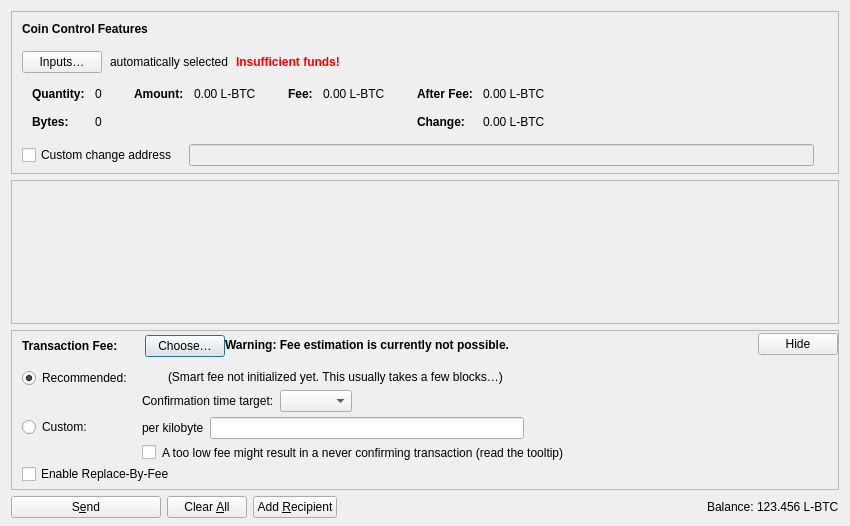
<?xml version="1.0" encoding="UTF-8"?>
<ui version="4.0">
 <class>SendCoinsDialog</class>
 <widget class="QDialog" name="SendCoinsDialog">
  <property name="geometry">
   <rect>
    <x>0</x>
    <y>0</y>
    <width>850</width>
    <height>526</height>
   </rect>
  </property>
  <property name="windowTitle">
   <string>Send Coins</string>
  </property>
  <layout class="QVBoxLayout" name="verticalLayout" stretch="0,1,0,0">
   <property name="bottomMargin">
    <number>8</number>
   </property>
   <item>
    <widget class="QFrame" name="frameCoinControl">
     <property name="sizePolicy">
      <sizepolicy hsizetype="Expanding" vsizetype="Expanding">
       <horstretch>0</horstretch>
       <verstretch>0</verstretch>
      </sizepolicy>
     </property>
     <property name="maximumSize">
      <size>
       <width>16777215</width>
       <height>16777215</height>
      </size>
     </property>
     <property name="frameShape">
      <enum>QFrame::StyledPanel</enum>
     </property>
     <property name="frameShadow">
      <enum>QFrame::Sunken</enum>
     </property>
     <layout class="QVBoxLayout" name="verticalLayoutCoinControl2">
      <property name="spacing">
       <number>0</number>
      </property>
      <property name="leftMargin">
       <number>0</number>
      </property>
      <property name="topMargin">
       <number>0</number>
      </property>
      <property name="rightMargin">
       <number>0</number>
      </property>
      <property name="bottomMargin">
       <number>6</number>
      </property>
      <item>
       <layout class="QVBoxLayout" name="verticalLayoutCoinControl" stretch="0,0,0,0,1">
        <property name="spacing">
         <number>0</number>
        </property>
        <property name="leftMargin">
         <number>10</number>
        </property>
        <property name="topMargin">
         <number>10</number>
        </property>
        <item>
         <layout class="QHBoxLayout" name="horizontalLayoutCoinControl1">
          <property name="bottomMargin">
           <number>15</number>
          </property>
          <item>
           <widget class="QLabel" name="labelCoinControlFeatures">
            <property name="sizePolicy">
             <sizepolicy hsizetype="Preferred" vsizetype="Maximum">
              <horstretch>0</horstretch>
              <verstretch>0</verstretch>
             </sizepolicy>
            </property>
            <property name="font">
             <font>
              <weight>75</weight>
              <bold>true</bold>
             </font>
            </property>
            <property name="styleSheet">
             <string notr="true">font-weight:bold;</string>
            </property>
            <property name="text">
             <string>Coin Control Features</string>
            </property>
           </widget>
          </item>
         </layout>
        </item>
        <item>
         <layout class="QHBoxLayout" name="horizontalLayoutCoinControl2" stretch="0,0,0,0">
          <property name="spacing">
           <number>8</number>
          </property>
          <property name="bottomMargin">
           <number>10</number>
          </property>
          <item>
           <widget class="QPushButton" name="pushButtonCoinControl">
            <property name="styleSheet">
             <string notr="true"/>
            </property>
            <property name="text">
             <string>Inputs…</string>
            </property>
            <property name="autoDefault">
             <bool>false</bool>
            </property>
           </widget>
          </item>
          <item>
           <widget class="QLabel" name="labelCoinControlAutomaticallySelected">
            <property name="text">
             <string>automatically selected</string>
            </property>
            <property name="margin">
             <number>5</number>
            </property>
           </widget>
          </item>
          <item>
           <widget class="QLabel" name="labelCoinControlInsuffFunds">
            <property name="font">
             <font>
              <weight>75</weight>
              <bold>true</bold>
             </font>
            </property>
            <property name="styleSheet">
             <string notr="true">color:red;font-weight:bold;</string>
            </property>
            <property name="text">
             <string>Insufficient funds!</string>
            </property>
            <property name="margin">
             <number>5</number>
            </property>
           </widget>
          </item>
          <item>
           <spacer name="horizontalSpacerCoinControl">
            <property name="orientation">
             <enum>Qt::Horizontal</enum>
            </property>
            <property name="sizeHint" stdset="0">
             <size>
              <width>40</width>
              <height>1</height>
             </size>
            </property>
           </spacer>
          </item>
         </layout>
        </item>
        <item>
         <widget class="QWidget" name="widgetCoinControl" native="true">
          <property name="sizePolicy">
           <sizepolicy hsizetype="Preferred" vsizetype="Preferred">
            <horstretch>0</horstretch>
            <verstretch>0</verstretch>
           </sizepolicy>
          </property>
          <property name="minimumSize">
           <size>
            <width>0</width>
            <height>0</height>
           </size>
          </property>
          <property name="styleSheet">
           <string notr="true"/>
          </property>
          <layout class="QHBoxLayout" name="horizontalLayoutCoinControl5">
           <property name="leftMargin">
            <number>0</number>
           </property>
           <property name="topMargin">
            <number>0</number>
           </property>
           <property name="rightMargin">
            <number>0</number>
           </property>
           <property name="bottomMargin">
            <number>0</number>
           </property>
           <item>
            <layout class="QHBoxLayout" name="horizontalLayoutCoinControl3" stretch="0,0,0,1">
             <property name="spacing">
              <number>20</number>
             </property>
             <property name="topMargin">
              <number>0</number>
             </property>
             <property name="bottomMargin">
              <number>10</number>
             </property>
             <item>
              <layout class="QFormLayout" name="formLayoutCoinControl1">
               <property name="labelAlignment">
                <set>Qt::AlignLeft|Qt::AlignVCenter</set>
               </property>
               <property name="horizontalSpacing">
                <number>10</number>
               </property>
               <property name="verticalSpacing">
                <number>14</number>
               </property>
               <property name="leftMargin">
                <number>10</number>
               </property>
               <property name="topMargin">
                <number>4</number>
               </property>
               <property name="rightMargin">
                <number>6</number>
               </property>
               <item row="0" column="0">
                <widget class="QLabel" name="labelCoinControlQuantityText">
                 <property name="font">
                  <font>
                   <weight>75</weight>
                   <bold>true</bold>
                  </font>
                 </property>
                 <property name="text">
                  <string>Quantity:</string>
                 </property>
                 <property name="margin">
                  <number>0</number>
                 </property>
                </widget>
               </item>
               <item row="0" column="1">
                <widget class="QLabel" name="labelCoinControlQuantity">
                 <property name="cursor">
                  <cursorShape>IBeamCursor</cursorShape>
                 </property>
                 <property name="contextMenuPolicy">
                  <enum>Qt::ActionsContextMenu</enum>
                 </property>
                 <property name="text">
                  <string notr="true">0</string>
                 </property>
                 <property name="margin">
                  <number>0</number>
                 </property>
                 <property name="textInteractionFlags">
                  <set>Qt::LinksAccessibleByMouse|Qt::TextSelectableByKeyboard|Qt::TextSelectableByMouse</set>
                 </property>
                </widget>
               </item>
               <item row="1" column="0">
                <widget class="QLabel" name="labelCoinControlBytesText">
                 <property name="font">
                  <font>
                   <weight>75</weight>
                   <bold>true</bold>
                  </font>
                 </property>
                 <property name="text">
                  <string>Bytes:</string>
                 </property>
                </widget>
               </item>
               <item row="1" column="1">
                <widget class="QLabel" name="labelCoinControlBytes">
                 <property name="cursor">
                  <cursorShape>IBeamCursor</cursorShape>
                 </property>
                 <property name="contextMenuPolicy">
                  <enum>Qt::ActionsContextMenu</enum>
                 </property>
                 <property name="text">
                  <string notr="true">0</string>
                 </property>
                 <property name="textInteractionFlags">
                  <set>Qt::LinksAccessibleByMouse|Qt::TextSelectableByKeyboard|Qt::TextSelectableByMouse</set>
                 </property>
                </widget>
               </item>
              </layout>
             </item>
             <item>
              <layout class="QFormLayout" name="formLayoutCoinControl2">
               <property name="horizontalSpacing">
                <number>10</number>
               </property>
               <property name="verticalSpacing">
                <number>14</number>
               </property>
               <property name="leftMargin">
                <number>6</number>
               </property>
               <property name="topMargin">
                <number>4</number>
               </property>
               <property name="rightMargin">
                <number>6</number>
               </property>
               <item row="0" column="0">
                <widget class="QLabel" name="labelCoinControlAmountText">
                 <property name="font">
                  <font>
                   <weight>75</weight>
                   <bold>true</bold>
                  </font>
                 </property>
                 <property name="text">
                  <string>Amount:</string>
                 </property>
                 <property name="margin">
                  <number>0</number>
                 </property>
                </widget>
               </item>
               <item row="0" column="1">
                <widget class="QLabel" name="labelCoinControlAmount">
                 <property name="cursor">
                  <cursorShape>IBeamCursor</cursorShape>
                 </property>
                 <property name="contextMenuPolicy">
                  <enum>Qt::ActionsContextMenu</enum>
                 </property>
                 <property name="text">
                  <string notr="true">0.00 L-BTC</string>
                 </property>
                 <property name="textInteractionFlags">
                  <set>Qt::LinksAccessibleByMouse|Qt::TextSelectableByKeyboard|Qt::TextSelectableByMouse</set>
                 </property>
                </widget>
               </item>
              </layout>
             </item>
             <item>
              <layout class="QFormLayout" name="formLayoutCoinControl3">
               <property name="horizontalSpacing">
                <number>10</number>
               </property>
               <property name="verticalSpacing">
                <number>14</number>
               </property>
               <property name="leftMargin">
                <number>6</number>
               </property>
               <property name="topMargin">
                <number>4</number>
               </property>
               <property name="rightMargin">
                <number>6</number>
               </property>
               <item row="0" column="0">
                <widget class="QLabel" name="labelCoinControlFeeText">
                 <property name="font">
                  <font>
                   <weight>75</weight>
                   <bold>true</bold>
                  </font>
                 </property>
                 <property name="text">
                  <string>Fee:</string>
                 </property>
                 <property name="margin">
                  <number>0</number>
                 </property>
                </widget>
               </item>
               <item row="0" column="1">
                <widget class="QLabel" name="labelCoinControlFee">
                 <property name="cursor">
                  <cursorShape>IBeamCursor</cursorShape>
                 </property>
                 <property name="contextMenuPolicy">
                  <enum>Qt::ActionsContextMenu</enum>
                 </property>
                 <property name="text">
                  <string notr="true">0.00 L-BTC</string>
                 </property>
                 <property name="textInteractionFlags">
                  <set>Qt::LinksAccessibleByMouse|Qt::TextSelectableByKeyboard|Qt::TextSelectableByMouse</set>
                 </property>
                </widget>
               </item>
              </layout>
             </item>
             <item>
              <layout class="QFormLayout" name="formLayoutCoinControl4">
               <property name="labelAlignment">
                <set>Qt::AlignLeft|Qt::AlignVCenter</set>
               </property>
               <property name="horizontalSpacing">
                <number>10</number>
               </property>
               <property name="verticalSpacing">
                <number>14</number>
               </property>
               <property name="leftMargin">
                <number>6</number>
               </property>
               <property name="topMargin">
                <number>4</number>
               </property>
               <property name="rightMargin">
                <number>6</number>
               </property>
               <item row="0" column="0">
                <widget class="QLabel" name="labelCoinControlAfterFeeText">
                 <property name="font">
                  <font>
                   <weight>75</weight>
                   <bold>true</bold>
                  </font>
                 </property>
                 <property name="text">
                  <string>After Fee:</string>
                 </property>
                 <property name="margin">
                  <number>0</number>
                 </property>
                </widget>
               </item>
               <item row="0" column="1">
                <widget class="QLabel" name="labelCoinControlAfterFee">
                 <property name="cursor">
                  <cursorShape>IBeamCursor</cursorShape>
                 </property>
                 <property name="contextMenuPolicy">
                  <enum>Qt::ActionsContextMenu</enum>
                 </property>
                 <property name="text">
                  <string notr="true">0.00 L-BTC</string>
                 </property>
                 <property name="textInteractionFlags">
                  <set>Qt::LinksAccessibleByMouse|Qt::TextSelectableByKeyboard|Qt::TextSelectableByMouse</set>
                 </property>
                </widget>
               </item>
               <item row="1" column="0">
                <widget class="QLabel" name="labelCoinControlChangeText">
                 <property name="font">
                  <font>
                   <weight>75</weight>
                   <bold>true</bold>
                  </font>
                 </property>
                 <property name="text">
                  <string>Change:</string>
                 </property>
                </widget>
               </item>
               <item row="1" column="1">
                <widget class="QLabel" name="labelCoinControlChange">
                 <property name="cursor">
                  <cursorShape>IBeamCursor</cursorShape>
                 </property>
                 <property name="contextMenuPolicy">
                  <enum>Qt::ActionsContextMenu</enum>
                 </property>
                 <property name="text">
                  <string notr="true">0.00 L-BTC</string>
                 </property>
                 <property name="textInteractionFlags">
                  <set>Qt::LinksAccessibleByMouse|Qt::TextSelectableByKeyboard|Qt::TextSelectableByMouse</set>
                 </property>
                </widget>
               </item>
              </layout>
             </item>
            </layout>
           </item>
          </layout>
         </widget>
        </item>
        <item>
         <layout class="QHBoxLayout" name="horizontalLayoutCoinControl4" stretch="0,0,0">
          <property name="spacing">
           <number>12</number>
          </property>
          <property name="sizeConstraint">
           <enum>QLayout::SetDefaultConstraint</enum>
          </property>
          <property name="topMargin">
           <number>5</number>
          </property>
          <property name="rightMargin">
           <number>5</number>
          </property>
          <item>
           <widget class="QCheckBox" name="checkBoxCoinControlChange">
            <property name="toolTip">
             <string>If this is activated, but the change address is empty or invalid, change will be sent to a newly generated address.</string>
            </property>
            <property name="text">
             <string>Custom change address</string>
            </property>
           </widget>
          </item>
          <item>
           <widget class="QValidatedLineEdit" name="lineEditCoinControlChange">
            <property name="enabled">
             <bool>false</bool>
            </property>
            <property name="sizePolicy">
             <sizepolicy hsizetype="Expanding" vsizetype="Fixed">
              <horstretch>0</horstretch>
              <verstretch>0</verstretch>
             </sizepolicy>
            </property>
           </widget>
          </item>
          <item>
           <widget class="QLabel" name="labelCoinControlChangeLabel">
            <property name="sizePolicy">
             <sizepolicy hsizetype="Preferred" vsizetype="Expanding">
              <horstretch>0</horstretch>
              <verstretch>0</verstretch>
             </sizepolicy>
            </property>
            <property name="minimumSize">
             <size>
              <width>0</width>
              <height>0</height>
             </size>
            </property>
            <property name="text">
             <string/>
            </property>
            <property name="margin">
             <number>3</number>
            </property>
           </widget>
          </item>
         </layout>
        </item>
        <item>
         <spacer name="verticalSpacerCoinControl">
          <property name="orientation">
           <enum>Qt::Vertical</enum>
          </property>
          <property name="sizeHint" stdset="0">
           <size>
            <width>800</width>
            <height>1</height>
           </size>
          </property>
         </spacer>
        </item>
       </layout>
      </item>
     </layout>
    </widget>
   </item>
   <item>
    <widget class="QScrollArea" name="scrollArea">
     <property name="widgetResizable">
      <bool>true</bool>
     </property>
     <widget class="QWidget" name="scrollAreaWidgetContents">
      <property name="geometry">
       <rect>
        <x>0</x>
        <y>0</y>
        <width>830</width>
        <height>104</height>
       </rect>
      </property>
      <layout class="QVBoxLayout" name="verticalLayout_2" stretch="0,1">
       <property name="leftMargin">
        <number>0</number>
       </property>
       <property name="topMargin">
        <number>0</number>
       </property>
       <property name="rightMargin">
        <number>0</number>
       </property>
       <property name="bottomMargin">
        <number>0</number>
       </property>
       <item>
        <layout class="QVBoxLayout" name="entries">
         <property name="spacing">
          <number>6</number>
         </property>
        </layout>
       </item>
       <item>
        <spacer name="verticalSpacer">
         <property name="orientation">
          <enum>Qt::Vertical</enum>
         </property>
         <property name="sizeHint" stdset="0">
          <size>
           <width>20</width>
           <height>40</height>
          </size>
         </property>
        </spacer>
       </item>
      </layout>
     </widget>
    </widget>
   </item>
   <item>
    <widget class="QFrame" name="frameFee">
     <property name="sizePolicy">
      <sizepolicy hsizetype="Expanding" vsizetype="Expanding">
       <horstretch>0</horstretch>
       <verstretch>0</verstretch>
      </sizepolicy>
     </property>
     <property name="maximumSize">
      <size>
       <width>16777215</width>
       <height>16777215</height>
      </size>
     </property>
     <property name="frameShape">
      <enum>QFrame::StyledPanel</enum>
     </property>
     <property name="frameShadow">
      <enum>QFrame::Sunken</enum>
     </property>
     <layout class="QVBoxLayout" name="verticalLayoutFee1">
      <property name="spacing">
       <number>0</number>
      </property>
      <property name="leftMargin">
       <number>0</number>
      </property>
      <property name="topMargin">
       <number>0</number>
      </property>
      <property name="rightMargin">
       <number>0</number>
      </property>
      <property name="bottomMargin">
       <number>0</number>
      </property>
      <item>
       <layout class="QVBoxLayout" name="verticalLayoutFee2" stretch="0,0,0">
        <property name="spacing">
         <number>0</number>
        </property>
        <property name="leftMargin">
         <number>10</number>
        </property>
        <property name="topMargin">
         <number>0</number>
        </property>
        <item>
         <layout class="QHBoxLayout" name="horizontalLayoutFee1">
          <property name="bottomMargin">
           <number>0</number>
          </property>
          <item>
           <layout class="QVBoxLayout" name="verticalLayoutFee7">
            <property name="spacing">
             <number>0</number>
            </property>
            <item>
             <spacer name="verticalSpacerSmartFee">
              <property name="orientation">
               <enum>Qt::Vertical</enum>
              </property>
              <property name="sizeType">
               <enum>QSizePolicy::Fixed</enum>
              </property>
              <property name="sizeHint" stdset="0">
               <size>
                <width>1</width>
                <height>4</height>
               </size>
              </property>
             </spacer>
            </item>
            <item>
             <layout class="QHBoxLayout" name="horizontalLayoutSmartFee">
              <property name="spacing">
               <number>10</number>
              </property>
              <item>
               <widget class="QLabel" name="labelFeeHeadline">
                <property name="sizePolicy">
                 <sizepolicy hsizetype="Preferred" vsizetype="Maximum">
                  <horstretch>0</horstretch>
                  <verstretch>0</verstretch>
                 </sizepolicy>
                </property>
                <property name="font">
                 <font>
                  <weight>75</weight>
                  <bold>true</bold>
                 </font>
                </property>
                <property name="styleSheet">
                 <string notr="true">font-weight:bold;</string>
                </property>
                <property name="text">
                 <string>Transaction Fee:</string>
                </property>
               </widget>
              </item>
              <item>
               <widget class="QLabel" name="labelFeeMinimized">
                <property name="text">
                 <string/>
                </property>
               </widget>
              </item>
              <item>
               <widget class="QPushButton" name="buttonChooseFee">
                <property name="text">
                 <string>Choose…</string>
                </property>
               </widget>
              </item>
             </layout>
            </item>
            <item>
             <spacer name="verticalSpacer_5">
              <property name="orientation">
               <enum>Qt::Vertical</enum>
              </property>
              <property name="sizeHint" stdset="0">
               <size>
                <width>1</width>
                <height>1</height>
               </size>
              </property>
             </spacer>
            </item>
           </layout>
          </item>
          <item>
           <widget class="QLabel" name="fallbackFeeWarningLabel">
            <property name="toolTip">
             <string>Using the fallbackfee can result in sending a transaction that will take several hours or days (or never) to confirm. Consider choosing your fee manually or wait until you have validated the complete chain.</string>
            </property>
            <property name="font">
            <font>
                <weight>75</weight>
                <bold>true</bold>
            </font>
            </property>
            <property name="text">
             <string>Warning: Fee estimation is currently not possible.</string>
            </property>
            <property name="wordWrap">
             <bool>false</bool>
            </property>
           </widget>
          </item>
          <item>
           <spacer name="horizontalSpacer_4">
            <property name="orientation">
             <enum>Qt::Horizontal</enum>
            </property>
            <property name="sizeType">
             <enum>QSizePolicy::MinimumExpanding</enum>
            </property>
            <property name="sizeHint" stdset="0">
             <size>
              <width>40</width>
              <height>20</height>
             </size>
            </property>
           </spacer>
          </item>
          <item>
           <widget class="QPushButton" name="buttonMinimizeFee">
            <property name="toolTip">
             <string>Hide transaction fee settings</string>
            </property>
            <property name="text">
             <string>Hide</string>
            </property>
           </widget>
          </item>
         </layout>
        </item>
        <item>
         <widget class="QFrame" name="frameFeeSelection">
          <layout class="QVBoxLayout" name="verticalLayoutFee12">
           <property name="spacing">
            <number>0</number>
           </property>
           <property name="leftMargin">
            <number>0</number>
           </property>
           <property name="topMargin">
            <number>0</number>
           </property>
           <property name="rightMargin">
            <number>0</number>
           </property>
           <property name="bottomMargin">
            <number>0</number>
           </property>
           <item>
            <layout class="QGridLayout" name="gridLayoutFee">
             <property name="topMargin">
              <number>10</number>
             </property>
             <property name="bottomMargin">
              <number>4</number>
             </property>
             <property name="horizontalSpacing">
              <number>10</number>
             </property>
             <property name="verticalSpacing">
              <number>4</number>
             </property>
             <item row="1" column="1">
              <layout class="QVBoxLayout" name="verticalLayoutFee8">
               <property name="spacing">
                <number>6</number>
               </property>
               <item>
                <layout class="QHBoxLayout" name="horizontalLayoutFee13">
                 <item>
                  <widget class="QLabel" name="labelCustomPerKilobyte">
                   <property name="toolTip">
                    <string>Specify a custom fee per kB (1,000 bytes) of the transaction's virtual size.

Note:  Since the fee is calculated on a per-byte basis, a fee rate of "100 satoshis per kvB" for a transaction size of 500 virtual bytes (half of 1 kvB) would ultimately yield a fee of only 50 satoshis.</string>
                   </property>
                   <property name="text">
                    <string>per kilobyte</string>
                   </property>
                  </widget>
                 </item>
                 <item>
                  <widget class="BitcoinAmountField" name="customFee"/>
                 </item>
                 <item>
                  <spacer name="horizontalSpacer_6">
                   <property name="orientation">
                    <enum>Qt::Horizontal</enum>
                   </property>
                   <property name="sizeHint" stdset="0">
                    <size>
                     <width>1</width>
                     <height>1</height>
                    </size>
                   </property>
                  </spacer>
                 </item>
                </layout>
               </item>
               <item>
                <layout class="QHBoxLayout" name="horizontalLayoutFee8">
                 <item>
                  <widget class="QCheckBox" name="checkBoxMinimumFee">
                   <property name="toolTip">
                    <string>Paying only the minimum fee is just fine as long as there is less transaction volume than space in the blocks. But be aware that this can end up in a never confirming transaction once there is more demand for transactions than the network can process.</string>
                   </property>
                   <property name="text">
                    <string/>
                   </property>
                  </widget>
                 </item>
                 <item>
                  <widget class="QLabel" name="labelCustomFeeWarning">
                   <property name="enabled">
                    <bool>true</bool>
                   </property>
                   <property name="toolTip">
                    <string>Paying only the minimum fee is just fine as long as there is less transaction volume than space in the blocks. But be aware that this can end up in a never confirming transaction once there is more demand for transactions than the network can process.</string>
                   </property>
                   <property name="text">
                    <string>A too low fee might result in a never confirming transaction (read the tooltip)</string>
                   </property>
                  </widget>
                 </item>
                 <item>
                  <spacer name="horizontalSpacer_2">
                   <property name="orientation">
                    <enum>Qt::Horizontal</enum>
                   </property>
                   <property name="sizeHint" stdset="0">
                    <size>
                     <width>1</width>
                     <height>1</height>
                    </size>
                   </property>
                  </spacer>
                 </item>
                </layout>
               </item>
              </layout>
             </item>
             <item row="0" column="0">
              <layout class="QVBoxLayout" name="verticalLayoutFee4" stretch="0,1">
               <item>
                <widget class="QRadioButton" name="radioSmartFee">
                 <property name="text">
                  <string>Recommended:</string>
                 </property>
                 <property name="checked">
                  <bool>true</bool>
                 </property>
                 <attribute name="buttonGroup">
                  <string notr="true">groupFee</string>
                 </attribute>
                </widget>
               </item>
               <item>
                <spacer name="verticalSpacer_2">
                 <property name="orientation">
                  <enum>Qt::Vertical</enum>
                 </property>
                 <property name="sizeHint" stdset="0">
                  <size>
                   <width>1</width>
                   <height>1</height>
                  </size>
                 </property>
                </spacer>
               </item>
              </layout>
             </item>
             <item row="1" column="0">
              <layout class="QVBoxLayout" name="verticalLayoutFee9" stretch="0,1">
               <item>
                <widget class="QRadioButton" name="radioCustomFee">
                 <property name="text">
                  <string>Custom:</string>
                 </property>
                 <attribute name="buttonGroup">
                  <string notr="true">groupFee</string>
                 </attribute>
                </widget>
               </item>
               <item>
                <spacer name="verticalSpacer_6">
                 <property name="orientation">
                  <enum>Qt::Vertical</enum>
                 </property>
                 <property name="sizeHint" stdset="0">
                  <size>
                   <width>1</width>
                   <height>1</height>
                  </size>
                 </property>
                </spacer>
               </item>
              </layout>
             </item>
             <item row="0" column="1">
              <layout class="QVBoxLayout" name="verticalLayoutFee3" stretch="0,0,1">
               <property name="spacing">
                <number>6</number>
               </property>
               <property name="topMargin">
                <number>2</number>
               </property>
               <item>
                <layout class="QHBoxLayout" name="horizontalLayoutFee12">
                 <item>
                  <widget class="QLabel" name="labelSmartFee">
                   <property name="text">
                    <string/>
                   </property>
                  </widget>
                 </item>
                 <item>
                  <widget class="QLabel" name="labelFeeEstimation">
                   <property name="text">
                    <string/>
                   </property>
                  </widget>
                 </item>
                 <item>
                  <widget class="QLabel" name="labelSmartFee2">
                   <property name="text">
                    <string>(Smart fee not initialized yet. This usually takes a few blocks…)</string>
                   </property>
                  </widget>
                 </item>
                 <item>
                  <spacer name="horizontalSpacer_5">
                   <property name="orientation">
                    <enum>Qt::Horizontal</enum>
                   </property>
                   <property name="sizeHint" stdset="0">
                    <size>
                     <width>1</width>
                     <height>1</height>
                    </size>
                   </property>
                  </spacer>
                 </item>
                </layout>
               </item>
               <item>
                <layout class="QHBoxLayout" name="horizontalLayoutFee9">
                 <item>
                  <layout class="QVBoxLayout" name="verticalLayoutFee6">
                   <item>
                    <widget class="QLabel" name="labelSmartFee3">
                     <property name="text">
                      <string>Confirmation time target:</string>
                     </property>
                    </widget>
                   </item>
                  </layout>
                 </item>
                 <item>
                  <layout class="QVBoxLayout" name="verticalLayoutFee5">
                   <property name="rightMargin">
                    <number>30</number>
                   </property>
                   <item>
                    <layout class="QHBoxLayout" name="horizontalLayoutConfTarget">
                     <property name="bottomMargin">
                      <number>0</number>
                     </property>
                     <item>
                      <widget class="QComboBox" name="confTargetSelector"/>
                     </item>
                     <item>
                      <spacer name="horizontalSpacerConfTarget">
                       <property name="orientation">
                        <enum>Qt::Horizontal</enum>
                       </property>
                       <property name="sizeHint" stdset="0">
                        <size>
                         <width>40</width>
                         <height>20</height>
                        </size>
                       </property>
                      </spacer>
                     </item>
                    </layout>
                   </item>
                  </layout>
                 </item>
                </layout>
               </item>
               <item>
                <spacer name="verticalSpacer_4">
                 <property name="orientation">
                  <enum>Qt::Vertical</enum>
                 </property>
                 <property name="sizeHint" stdset="0">
                  <size>
                   <width>1</width>
                   <height>1</height>
                  </size>
                 </property>
                </spacer>
               </item>
              </layout>
             </item>
            </layout>
           </item>
           <item>
            <widget class="QCheckBox" name="optInRBF">
             <property name="text">
              <string>Enable Replace-By-Fee</string>
             </property>
             <property name="toolTip">
              <string>With Replace-By-Fee (BIP-125) you can increase a transaction's fee after it is sent. Without this, a higher fee may be recommended to compensate for increased transaction delay risk.</string>
             </property>
            </widget>
           </item>
          </layout>
         </widget>
        </item>
        <item>
         <spacer name="verticalSpacerFee">
          <property name="orientation">
           <enum>Qt::Vertical</enum>
          </property>
          <property name="sizeHint" stdset="0">
           <size>
            <width>40</width>
            <height>5</height>
           </size>
          </property>
         </spacer>
        </item>
       </layout>
      </item>
     </layout>
    </widget>
   </item>
   <item>
    <layout class="QHBoxLayout" name="horizontalLayout">
     <item>
      <widget class="QPushButton" name="sendButton">
       <property name="minimumSize">
        <size>
         <width>150</width>
         <height>0</height>
        </size>
       </property>
       <property name="toolTip">
        <string>Confirm the send action</string>
       </property>
       <property name="text">
        <string>S&amp;end</string>
       </property>
       <property name="icon">
        <iconset resource="../bitcoin.qrc">
         <normaloff>:/icons/send</normaloff>:/icons/send</iconset>
       </property>
       <property name="autoDefault">
        <bool>false</bool>
       </property>
       <property name="default">
        <bool>false</bool>
       </property>
      </widget>
     </item>
     <item>
      <widget class="QPushButton" name="clearButton">
       <property name="sizePolicy">
        <sizepolicy hsizetype="Minimum" vsizetype="Fixed">
         <horstretch>0</horstretch>
         <verstretch>0</verstretch>
        </sizepolicy>
       </property>
       <property name="toolTip">
        <string>Clear all fields of the form.</string>
       </property>
       <property name="text">
        <string>Clear &amp;All</string>
       </property>
       <property name="icon">
        <iconset resource="../bitcoin.qrc">
         <normaloff>:/icons/remove</normaloff>:/icons/remove</iconset>
       </property>
       <property name="autoDefault">
        <bool>false</bool>
       </property>
      </widget>
     </item>
     <item>
      <widget class="QPushButton" name="addButton">
       <property name="toolTip">
        <string>Send to multiple recipients at once</string>
       </property>
       <property name="text">
        <string>Add &amp;Recipient</string>
       </property>
       <property name="icon">
        <iconset resource="../bitcoin.qrc">
         <normaloff>:/icons/add</normaloff>:/icons/add</iconset>
       </property>
       <property name="autoDefault">
        <bool>false</bool>
       </property>
      </widget>
     </item>
     <item>
      <spacer name="horizontalSpacer">
       <property name="orientation">
        <enum>Qt::Horizontal</enum>
       </property>
       <property name="sizeHint" stdset="0">
        <size>
         <width>40</width>
         <height>20</height>
        </size>
       </property>
      </spacer>
     </item>
     <item>
      <layout class="QHBoxLayout" name="horizontalLayout_2">
       <property name="spacing">
        <number>3</number>
       </property>
       <item>
        <widget class="QLabel" name="labelBalanceName">
         <property name="sizePolicy">
          <sizepolicy hsizetype="Preferred" vsizetype="Fixed">
           <horstretch>0</horstretch>
           <verstretch>0</verstretch>
          </sizepolicy>
         </property>
         <property name="text">
          <string>Balance:</string>
         </property>
        </widget>
       </item>
       <item>
        <widget class="QLabel" name="labelBalance">
         <property name="sizePolicy">
          <sizepolicy hsizetype="Preferred" vsizetype="Fixed">
           <horstretch>0</horstretch>
           <verstretch>0</verstretch>
          </sizepolicy>
         </property>
         <property name="cursor">
          <cursorShape>IBeamCursor</cursorShape>
         </property>
         <property name="text">
          <string notr="true">123.456 L-BTC</string>
         </property>
         <property name="textInteractionFlags">
          <set>Qt::LinksAccessibleByMouse|Qt::TextSelectableByKeyboard|Qt::TextSelectableByMouse</set>
         </property>
        </widget>
       </item>
      </layout>
     </item>
    </layout>
   </item>
  </layout>
 </widget>
 <customwidgets>
  <customwidget>
   <class>QValidatedLineEdit</class>
   <extends>QLineEdit</extends>
   <header>qt/qvalidatedlineedit.h</header>
  </customwidget>
  <customwidget>
   <class>BitcoinAmountField</class>
   <extends>QLineEdit</extends>
   <header>qt/bitcoinamountfield.h</header>
   <container>1</container>
  </customwidget>
 </customwidgets>
 <resources>
  <include location="../bitcoin.qrc"/>
 </resources>
 <connections/>
 <buttongroups>
  <buttongroup name="groupFee"/>
 </buttongroups>
</ui>
